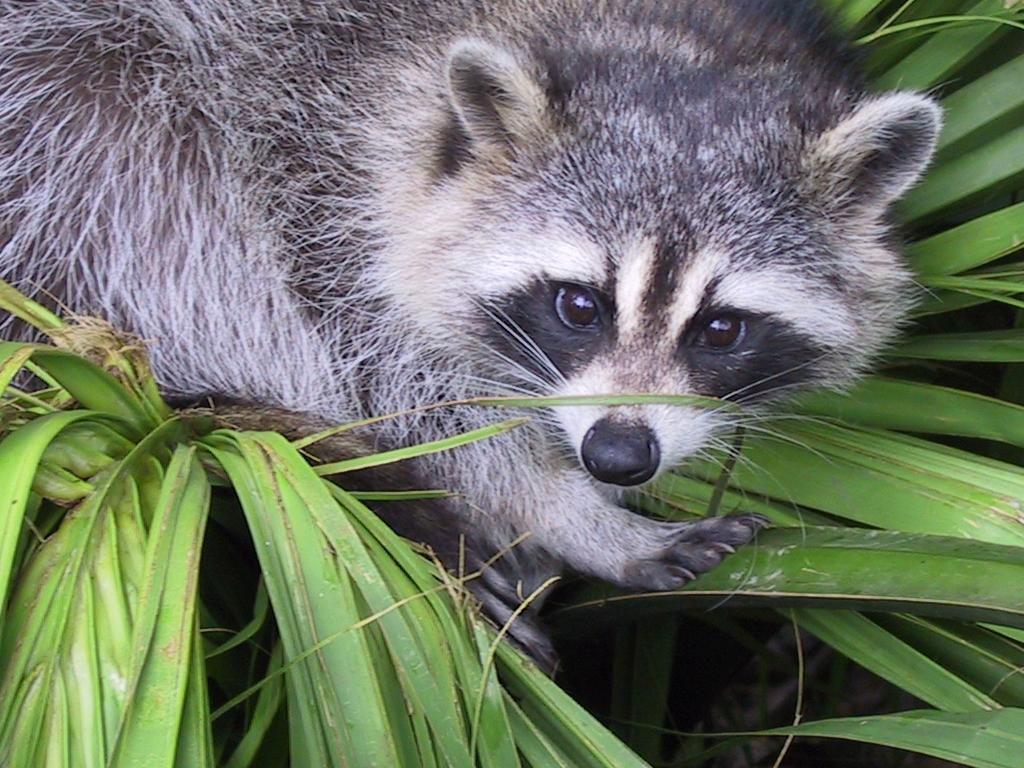
#> input picture Day01/ex04/animal.jpeg, 1024 x 768 px
$ python rotate.py
#> lines starting #> are read from the running program, lines starting #| are printed output that depends on the picture
### Day01/ex04/load_image.py
import numpy as np
from PIL import Image


def ft_load(path: str) -> np.ndarray:
    """
    LOADS THE IMAGE TAKES IMAGE STR AS PATH AND \
        THEN DISPLAYS RANDOM INFORMATION ABOUT IT
    """
    try:
        image = Image.open(path)
        print(f"The format of the image is: {image.format}")
        print(f"The shape of the image is: {np.array(image).shape}")
        print("Pixel Content: ")
        return np.array(image)
    except FileNotFoundError:
        print(f"Error: File '{path}' not found.")
    except AssertionError as error:
        print(AssertionError.__name__ + ":" + str(error))
    except Exception as e:
        print(f"An error occurred: {e}")
    return None

### Day01/ex04/rotate.py
import numpy as np
from PIL import Image
from load_image import ft_load
import matplotlib.pyplot as plt


def rotoate(image: Image):
    """
    Essentialy copy paste of previous excerisise except the rotation part
    """
    width, height = image.size
    if (width > height):
        cropImage = image.crop(((width - height) / 2, 0,
                                width - (width - height) / 2, height))
    else:
        cropImage = image.crop(0, (height - width) / 2, width,
                               height - (height - width) / 2)
    imageToArray = np.array(cropImage)

    transposed_image = np.empty_like(imageToArray)
    for i in range(imageToArray.shape[0]):
        for j in range(imageToArray.shape[1]):
            transposed_image[j, i, :] = imageToArray[i, j, :]
    rotImage = Image.fromarray(transposed_image)
    return rotImage


def print_usless(grayscale_image_data):
    """PRINTS OUT THE USLESS DATA"""
    print("[[", end='')
    for pixel_value in grayscale_image_data[:3]:
        print(f"[{pixel_value}]")
    print("...")
    for pixel_value in grayscale_image_data[-3:-1]:
        print(f"[{pixel_value}]")
    print(f"[{grayscale_image_data[-1]}]]]")


def main():
    try:
        """
        DEFINES THE PATH OF THE IMAGE AND PRINTS OUT STUFF
        """
        path = "animal.jpeg"
        ft_load(path)
#> in ft_load, image is the input picture: PIL image 1024x768 RGB; mean R, G, B 110.7, 117.7, 102.1
#| The format of the image is: JPEG
#| The shape of the image is: (768, 1024, 3)
        print("This thing...")
        image = Image.open(path)
        grayscale_image = image.convert("L")
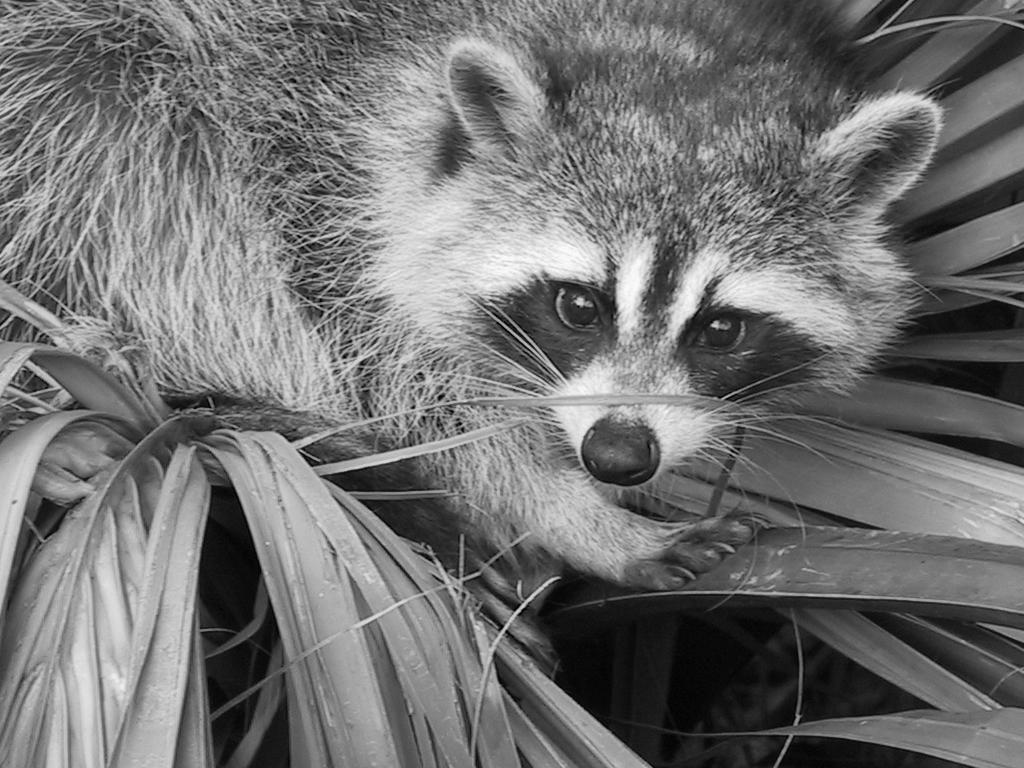
#> grayscale_image: PIL image 1024x768 L; min 0, max 253, mean 113.8
        grayscale_image_data = np.array(grayscale_image.getdata())
        print_usless(grayscale_image_data)
#> the loop in print_usless, `for pixel_value in grayscale_image_data[:3]:` made 3 passes
#> pixel_value on passes 1 to 3: 116, 135, 151
#| [116]
#| [135]
#| [151]
#> the loop in print_usless, `for pixel_value in grayscale_image_data[-3:-1]:` made 2 passes
#> pixel_value on passes 1 to 2: 138, 136
#| [138]
#| [136]
#| [135]]]
        newImage = rotoate(image)
#> in rotoate, `cropImage = image.crop(((width - height) / 2, 0, width - (width - heig..`:
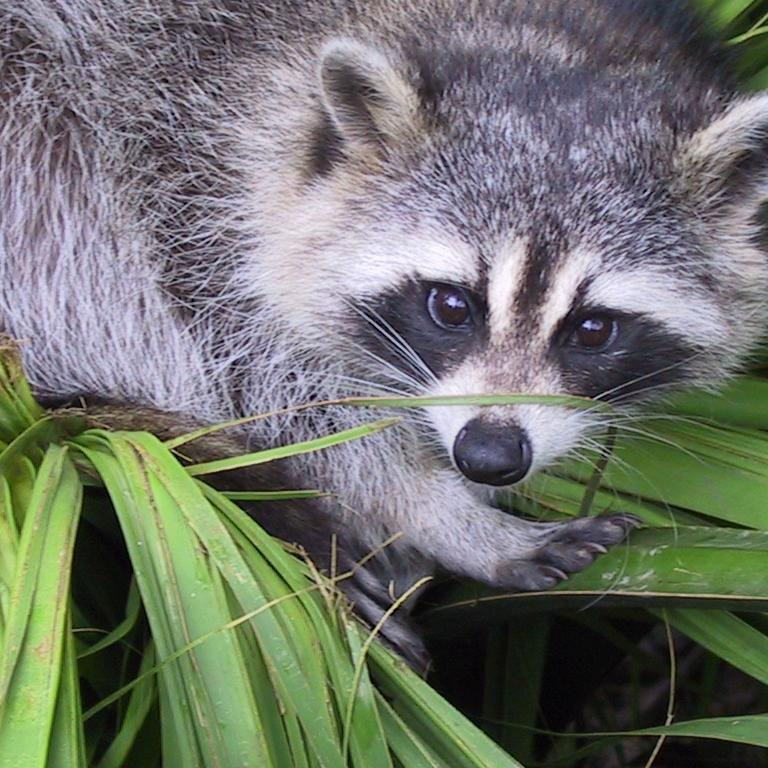
#> cropImage: PIL image 768x768 RGB; mean R, G, B 112.8, 116.5, 108.4
#> after the loop in rotoate, `for i in range(imageToArray.shape[0]):`:
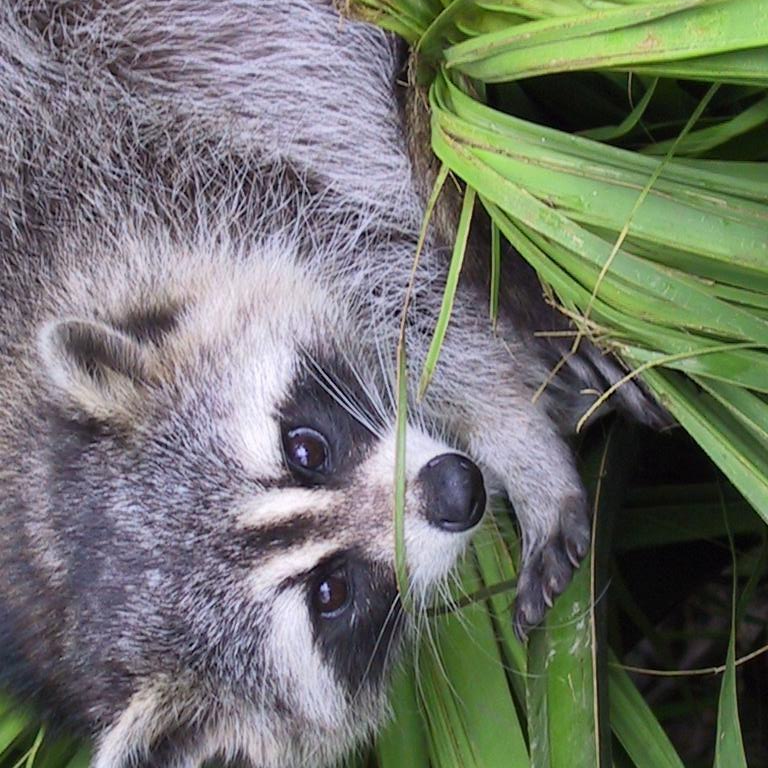
#> transposed_image: shape (768, 768, 3); mean R, G, B 112.8, 116.5, 108.4
        print(f"New shape after \"rotating\": {np.array(newImage).shape[0:2]}")
#| New shape after "rotating": (768, 768)
        fig, ax = plt.subplots()
        grayscale_image_1 = newImage.convert("L")
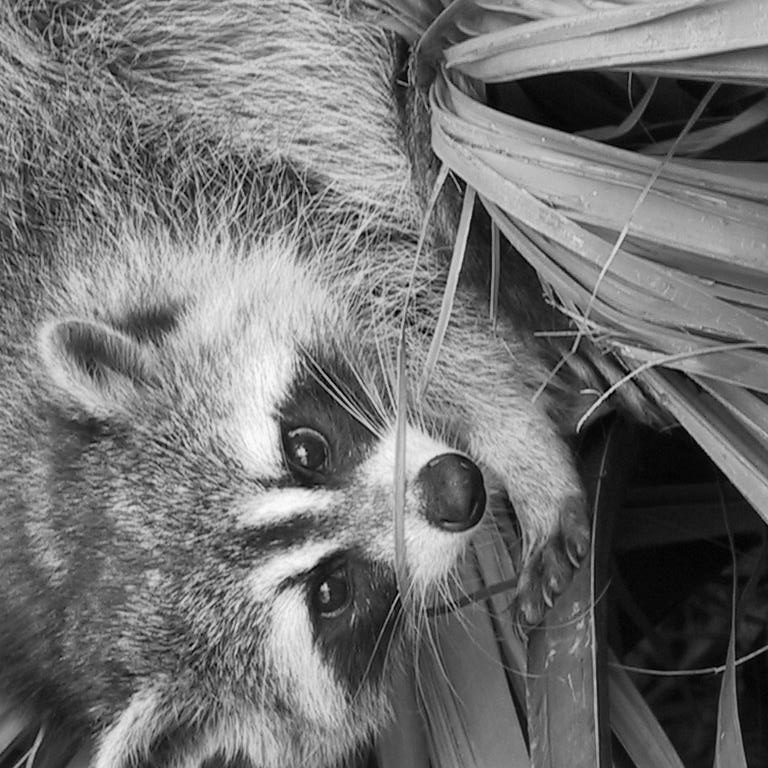
#> grayscale_image_1: PIL image 768x768 L; min 0, max 253, mean 114.5
        print(f"Grayscale pixel content:\n{np.array(grayscale_image_1)}")
#> (printed output is left out)
        ax.imshow(np.array(grayscale_image_1), cmap='gray')
        ax.set_title("Rotated and Grayed out")
        ax.set_xlabel("X Axis")
        ax.set_ylabel("Y Axis")
        grayscale_image_1.show()
        grayscale_image.show()
        plt.show()
    except FileNotFoundError:
        print(f"Error: File '{path}' not found.")
    except AssertionError as error:
        print(AssertionError.__name__ + ":" + str(error))
    except Exception as e:
        print(f"An error occurred: {e}")


if __name__ == "__main__":
    exit(main())
#> (the program exits here)
